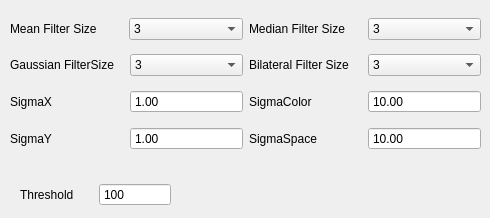
   <widget class="QWidget" name="tab_4">
    <attribute name="title">
     <string>Filter</string>
    </attribute>
    <widget class="QWidget" name="layoutWidget">
     <property name="geometry">
      <rect>
       <x>10</x>
       <y>10</y>
       <width>471</width>
       <height>151</height>
      </rect>
     </property>
     <layout class="QVBoxLayout" name="verticalLayout_4">
      <item>
       <layout class="QHBoxLayout" name="horizontalLayout_10">
        <item>
         <widget class="QLabel" name="label_5">
          <property name="text">
           <string>Mean Filter Size</string>
          </property>
         </widget>
        </item>
        <item>
         <widget class="QComboBox" name="comboBox">
          <item>
           <property name="text">
            <string>3</string>
           </property>
          </item>
          <item>
           <property name="text">
            <string>5</string>
           </property>
          </item>
          <item>
           <property name="text">
            <string>7</string>
           </property>
          </item>
          <item>
           <property name="text">
            <string>9</string>
           </property>
          </item>
         </widget>
        </item>
        <item>
         <widget class="QLabel" name="label_6">
          <property name="text">
           <string>Median Filter Size</string>
          </property>
         </widget>
        </item>
        <item>
         <widget class="QComboBox" name="comboBox_2">
          <item>
           <property name="text">
            <string>3</string>
           </property>
          </item>
          <item>
           <property name="text">
            <string>5</string>
           </property>
          </item>
          <item>
           <property name="text">
            <string>7</string>
           </property>
          </item>
          <item>
           <property name="text">
            <string>9</string>
           </property>
          </item>
         </widget>
        </item>
       </layout>
      </item>
      <item>
       <layout class="QHBoxLayout" name="horizontalLayout_24">
        <item>
         <layout class="QHBoxLayout" name="horizontalLayout_11">
          <item>
           <widget class="QLabel" name="label_7">
            <property name="text">
             <string>Gaussian FilterSize</string>
            </property>
           </widget>
          </item>
          <item>
           <widget class="QComboBox" name="comboBox_3">
            <item>
             <property name="text">
              <string>3</string>
             </property>
            </item>
            <item>
             <property name="text">
              <string>5</string>
             </property>
            </item>
            <item>
             <property name="text">
              <string>7</string>
             </property>
            </item>
            <item>
             <property name="text">
              <string>9</string>
             </property>
            </item>
           </widget>
          </item>
         </layout>
        </item>
        <item>
         <layout class="QHBoxLayout" name="horizontalLayout_12">
          <item>
           <widget class="QLabel" name="label_8">
            <property name="text">
             <string>Bilateral Filter Size</string>
            </property>
           </widget>
          </item>
          <item>
           <widget class="QComboBox" name="comboBox_4">
            <item>
             <property name="text">
              <string>3</string>
             </property>
            </item>
            <item>
             <property name="text">
              <string>5</string>
             </property>
            </item>
            <item>
             <property name="text">
              <string>7</string>
             </property>
            </item>
            <item>
             <property name="text">
              <string>9</string>
             </property>
            </item>
           </widget>
          </item>
         </layout>
        </item>
       </layout>
      </item>
      <item>
       <layout class="QHBoxLayout" name="horizontalLayout_17">
        <item>
         <layout class="QHBoxLayout" name="horizontalLayout_13">
          <item>
           <widget class="QLabel" name="label_13">
            <property name="text">
             <string>SigmaX</string>
            </property>
           </widget>
          </item>
          <item>
           <widget class="QDoubleSpinBox" name="doubleSpinBox_sx">
            <property name="buttonSymbols">
             <enum>QAbstractSpinBox::NoButtons</enum>
            </property>
            <property name="maximum">
             <double>10.000000000000000</double>
            </property>
            <property name="singleStep">
             <double>0.001000000000000</double>
            </property>
            <property name="value">
             <double>1.000000000000000</double>
            </property>
           </widget>
          </item>
         </layout>
        </item>
        <item>
         <layout class="QHBoxLayout" name="horizontalLayout_15">
          <item>
           <widget class="QLabel" name="label_15">
            <property name="text">
             <string>SigmaColor</string>
            </property>
           </widget>
          </item>
          <item>
           <widget class="QDoubleSpinBox" name="doubleSpinBox_sc">
            <property name="buttonSymbols">
             <enum>QAbstractSpinBox::NoButtons</enum>
            </property>
            <property name="maximum">
             <double>255.000000000000000</double>
            </property>
            <property name="singleStep">
             <double>0.010000000000000</double>
            </property>
            <property name="value">
             <double>10.000000000000000</double>
            </property>
           </widget>
          </item>
         </layout>
        </item>
       </layout>
      </item>
      <item>
       <layout class="QHBoxLayout" name="horizontalLayout_23">
        <item>
         <layout class="QHBoxLayout" name="horizontalLayout_14">
          <item>
           <widget class="QLabel" name="label_14">
            <property name="text">
             <string>SigmaY</string>
            </property>
           </widget>
          </item>
          <item>
           <widget class="QDoubleSpinBox" name="doubleSpinBox_sy">
            <property name="buttonSymbols">
             <enum>QAbstractSpinBox::NoButtons</enum>
            </property>
            <property name="maximum">
             <double>10.000000000000000</double>
            </property>
            <property name="singleStep">
             <double>0.001000000000000</double>
            </property>
            <property name="value">
             <double>1.000000000000000</double>
            </property>
           </widget>
          </item>
         </layout>
        </item>
        <item>
         <layout class="QHBoxLayout" name="horizontalLayout_16">
          <item>
           <widget class="QLabel" name="label_16">
            <property name="text">
             <string>SigmaSpace</string>
            </property>
           </widget>
          </item>
          <item>
           <widget class="QDoubleSpinBox" name="doubleSpinBox_ss">
            <property name="buttonSymbols">
             <enum>QAbstractSpinBox::NoButtons</enum>
            </property>
            <property name="maximum">
             <double>255.000000000000000</double>
            </property>
            <property name="singleStep">
             <double>0.010000000000000</double>
            </property>
            <property name="value">
             <double>10.000000000000000</double>
            </property>
           </widget>
          </item>
         </layout>
        </item>
       </layout>
      </item>
     </layout>
    </widget>
    <widget class="QWidget" name="layoutWidget_2">
     <property name="geometry">
      <rect>
       <x>20</x>
       <y>180</y>
       <width>151</width>
       <height>29</height>
      </rect>
     </property>
     <layout class="QHBoxLayout" name="horizontalLayout_32">
      <item>
       <widget class="QLabel" name="label_42">
        <property name="text">
         <string>Threshold </string>
        </property>
       </widget>
      </item>
      <item>
       <widget class="QDoubleSpinBox" name="thresholdbox">
        <property name="buttonSymbols">
         <enum>QAbstractSpinBox::NoButtons</enum>
        </property>
        <property name="decimals">
         <number>0</number>
        </property>
        <property name="maximum">
         <double>255.000000000000000</double>
        </property>
        <property name="singleStep">
         <double>1.000000000000000</double>
        </property>
        <property name="value">
         <double>100.000000000000000</double>
        </property>
       </widget>
      </item>
     </layout>
    </widget>
   </widget>
